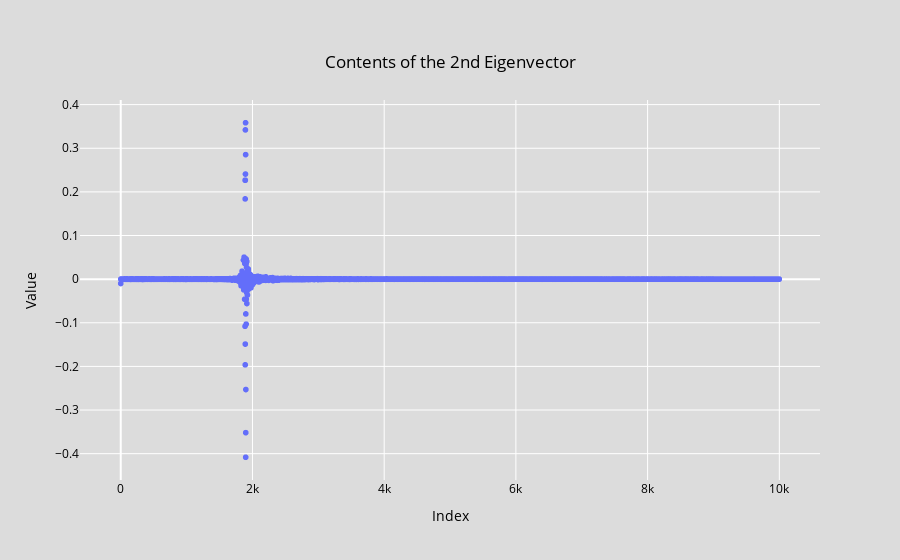

Notebook code cell kept with this figure:
### Markdown cell above
## EXTRA TESTING

### Code cell
gc.collect()
img_pil = Image.open("Images\school_supplies_100x100.jpg")
red, green, blue = img_pil.split()
red = img_as_ubyte(red)
green = img_as_ubyte(green)
blue = img_as_ubyte(blue)
gray = np.array(img_pil.convert('L')).astype(np.uint8)
rows,cols = red.shape
dist_matrix = np.zeros((rows,cols))

#specify color mode
mode = 'rgb'
# mode = 'gray'
 
if mode == 'gray':
#     display_initial_image_info(gray, display_heatmap = False)
    value_adj = value_adjacency(gray, display=False, save=False)
elif mode == 'rgb':
    display_initial_image_info(red, green, blue, display_heatmap = False)
    value_adj = value_adjacency(red, green, blue, version=1, display=False, save=False) #faster version    
dist_adj = distance_adjacency(dist_matrix, version=2, display=False, save=False)
complete_adj = combine_adjacency(value_adj, dist_adj, alpha = .8, display=False, save=False)
D, L = compute_DL(complete_adj, display=False, save=False)
values, vectors, mod_status = generate_eigens(L, sort=True, normalize=False, display=False, save=False)
# check_eigenvector_validity(values, vectors, mod_status) #only run on unsorted unnormalized vectors as a sanity-check
algebraic_connectivity = vectors[:,1:2].reshape(rows, cols)

#FIGURE 1
figure1_eigenvector_scatter(vectors)

#FIGURE SET 2
cluster_max = 6
results_set = []
for k in range(cluster_max):
    if k==0 or k==1:
        continue
    vector_test_result_set = build_cluster_figures_for_vectors(k=k, min_vectors=0, max_vectors=cluster_max, label_each=False, display=False)
    results_set.append(vector_test_result_set)
display_result_set(results_set, 'School Supplies (100x100)', save_individual=False,
                                                          lower_triangular=True, save_set=False)

### Figure 1 — Plotly figure (JSON) as saved in the notebook; plotly's stock layout.template omitted (floating-point values rounded to 4 significant figures; data arrays with more than 128 entries replaced by an {"elided": "..."} marker saying what was removed)
{"data": [{"hovertemplate": "Index=%{x}<br>Value=%{y}<extra></extra>", "legendgroup": "", "marker": {"color": "#636efa", "symbol": "circle"}, "mode": "markers", "name": "", "showlegend": false, "type": "scattergl", "x": {"elided": "10000 int values"}, "xaxis": "x", "y": {"elided": "10000 float values"}, "yaxis": "y"}], "layout": {"autosize": true, "coloraxis": {"colorbar": {"title": {"font": {"color": "black"}}}}, "legend": {"tracegroupgap": 0}, "paper_bgcolor": "rgb(220, 220, 220)", "plot_bgcolor": "rgb(220, 220, 220)", "title": {"font": {"color": "black"}, "text": "Contents of the 2nd Eigenvector", "x": 0.5, "xanchor": "center", "y": 0.9, "yanchor": "top"}, "xaxis": {"anchor": "y", "autorange": true, "domain": [0, 1], "range": [-604.2, 10600.0], "tickfont": {"color": "black"}, "title": {"font": {"color": "black"}, "text": "Index"}, "type": "linear"}, "yaxis": {"anchor": "x", "autorange": true, "domain": [0, 1], "range": [-0.4715, 0.4217], "tickfont": {"color": "black"}, "title": {"font": {"color": "black"}, "text": "Value"}, "type": "linear"}}}
